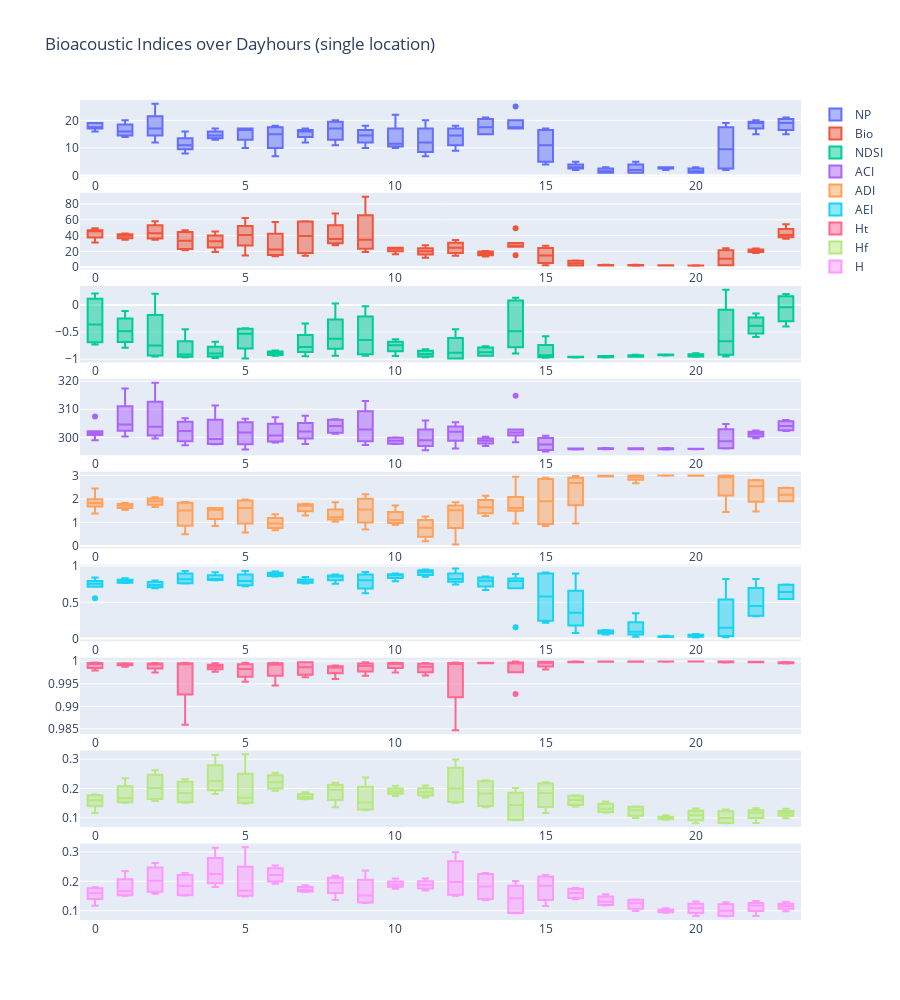
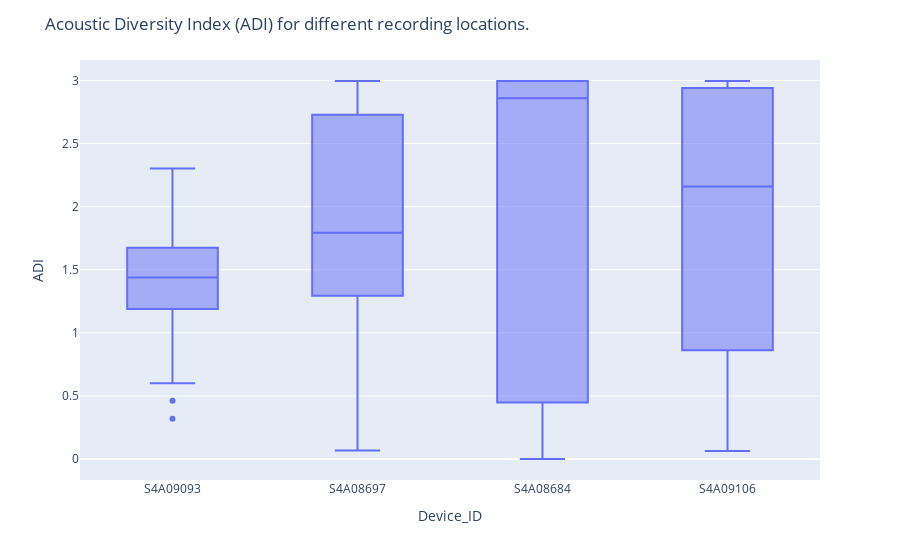

Notebook source saved alongside these figures, in order:
### Markdown cell above
As the SALVE dataset is not a prepared benchmark dataset, we need to split it into train and test data. As a sample strategy we assume, that the quality of soundscapes differs based on daytimes as well as on the recording locations. (We may even want to consider the weekend days as special case as there might be less traffic noise in some locations compared to workdays. However, in the current version this is not part of the sampling strategy.) 

For the following we can assume that different recording locations are represented by different Device_IDs. This is true for the dataset used in this example but may not be true for other datasets.

### Code cell
BIOACOUSTICS_INDEX_LABELS = ("NP", "Bio", "NDSI", "ACI", "ADI", "AEI", "Ht", "Hf", "H")

# Merge meta informations and calculated indices in a single table
df_joined = df.join(df_indices.set_index("Recording_ID")).sort_values("Datetime")

# Plot bioacoustic indices over Dayhours for a single location
device_id = "S4A08697"
df_single_location = df_joined.loc[df_joined["Device_ID"] == device_id]
fig = make_subplots(rows=9, cols=1, horizontal_spacing=0.01, vertical_spacing=0.02)
for i, index in enumerate(BIOACOUSTICS_INDEX_LABELS):
    fig.add_trace(
        go.Box(x=df_single_location["Dayhour"], y=df_single_location[index], name=index),
        row=i + 1,
        col=1
    )
fig.update_layout(height=1000, title="Bioacoustic Indices over Dayhours (single location)")
fig.show()

# Plot ADI as an example for differences between locations
fig2 = px.box(df_joined, x="Device_ID", y="ADI")
fig2.update_layout(title="Acoustic Diversity Index (ADI) for different recording locations.")
fig2.show()
